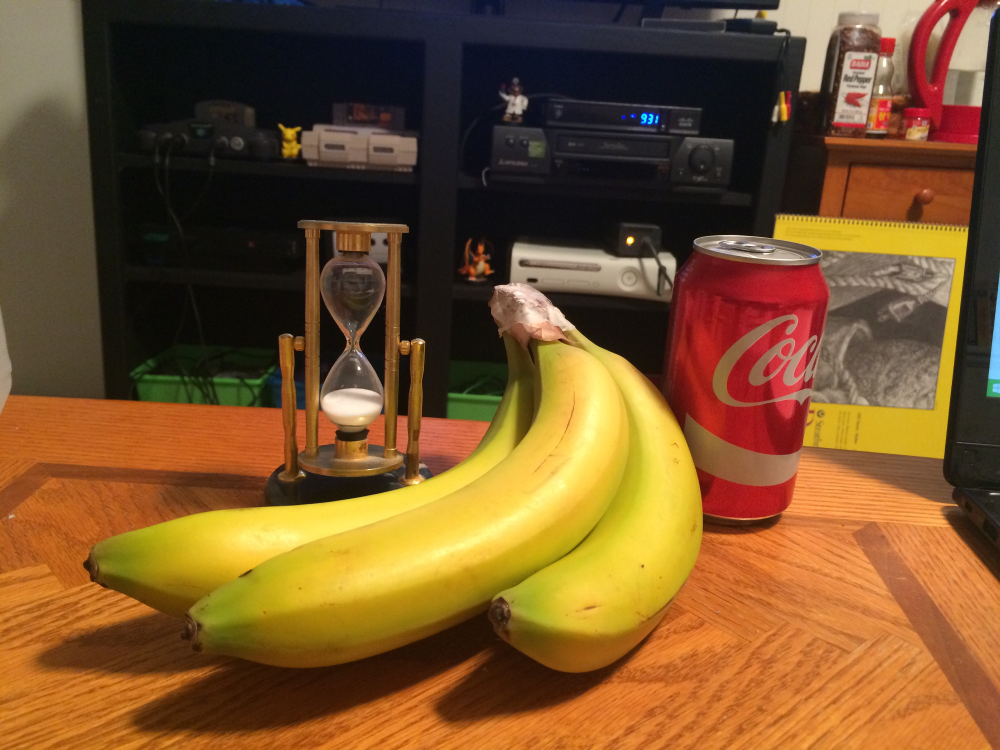
#> input picture CV-Lab/Lab-4/Res/objects.jpg, 3000 x 2250 px (shown at 1/3 size)
$ python q4.py
#> lines starting #> are read from the running program, lines starting #| are printed output that depends on the picture
import numpy as np
import cv2 as cv

img = cv.imread('Res/objects.jpg')
#> img is the input picture: shape (2250, 3000, 3); mean B, G, R 42.8, 83.9, 121.2
img = cv.resize(img, dsize=(img.shape[1] // 4, img.shape[0] // 4))
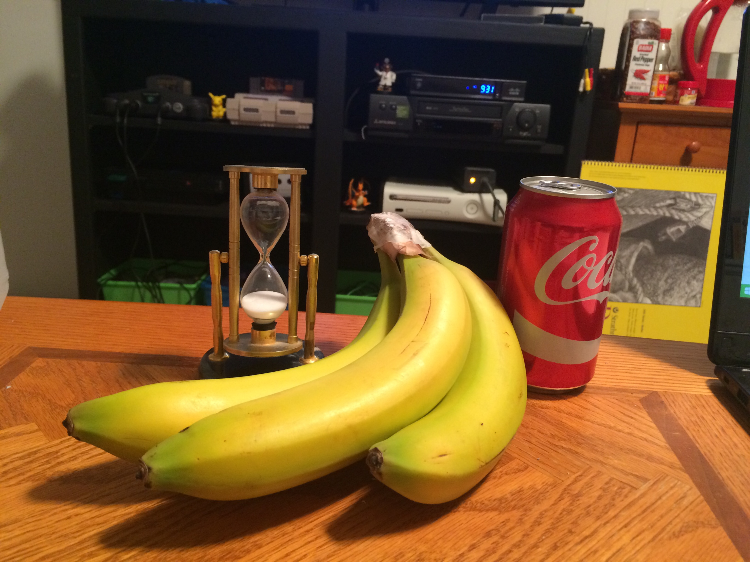
#> img: shape (562, 750, 3); mean B, G, R 42.7, 83.7, 121

cv.imshow('Input', img)
cv.waitKey(0)

Z = img.reshape((-1, 3))

# convert to np.float32
Z = np.float32(Z)

# define criteria, number of clusters(K) and apply kmeans()
criteria = (cv.TERM_CRITERIA_EPS + cv.TERM_CRITERIA_MAX_ITER, 10, 1.0)
K = 5
ret, label, center = cv.kmeans(Z, K, None, criteria, 10, cv.KMEANS_RANDOM_CENTERS)
#> ret = 575034725.4; center = [[135.7, 157.5, 174], [41.91, 113.8, 197.1], [63.45, 193.6, 235.5], [40.98, 68.06, 115.9], [21.65, 23.32, 27.55]]

# Now convert back into uint8, and make original image
center = np.uint8(center)
#> center = [[135, 157, 174], [41, 113, 197], [63, 193, 235], [40, 68, 115], [21, 23, 27]]
res = center[label.flatten()]
res2 = res.reshape((img.shape))
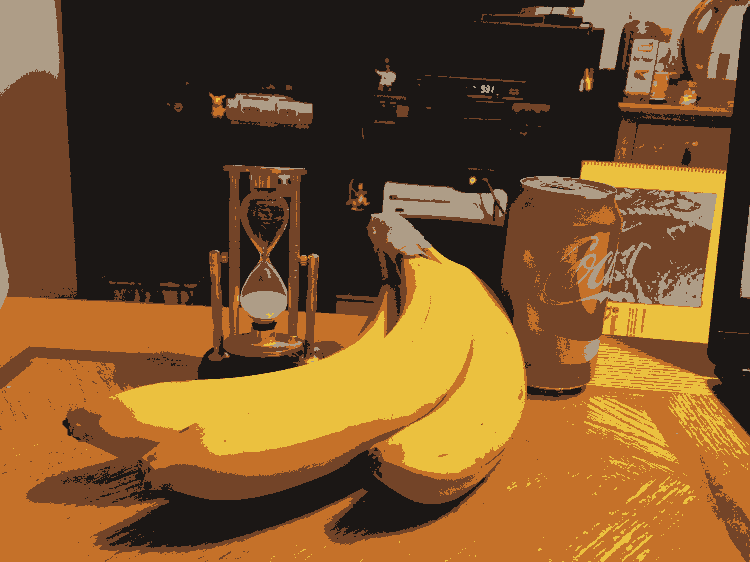
#> res2: shape (562, 750, 3); mean B, G, R 41.9, 83.3, 120.6

cv.imshow('Output', res2)

cv.waitKey(0)
cv.destroyAllWindows()

$ run again, with CV-Lab/Lab-4/Res/city.jpg copied over CV-Lab/Lab-4/Res/objects.jpg
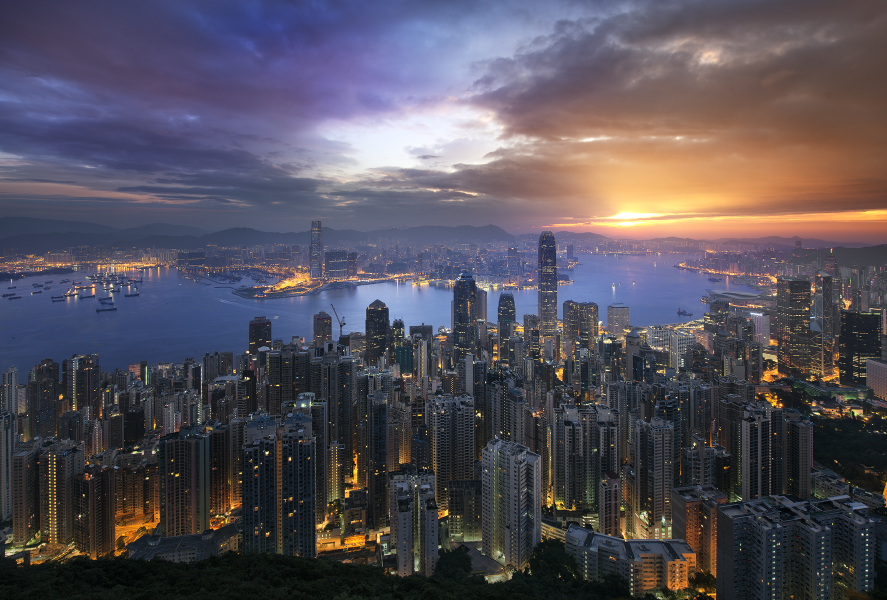
#> input picture CV-Lab/Lab-4/Res/city.jpg, 1774 x 1200 px (shown at 1/2 size)
#> img is the input picture: shape (1200, 1774, 3); mean B, G, R 90.7, 80.5, 85.4
#> `img = cv.resize(img, dsize=(img.shape[1] // 4, img.shape[0] // 4))`:
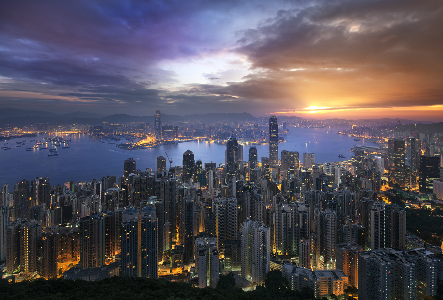
#> img: shape (300, 443, 3); mean B, G, R 90.5, 80.4, 85.3
#> `ret, label, center = cv.kmeans(Z, K, None, criteria, 10, cv.KMEANS_RAN..`: ret = 161470318.6; center = [[35.88, 33.68, 30.97], [210, 188.4, 186.5], [133.1, 105.7, 109.7], [105.9, 150.2, 203.3], [89.2, 72.66, 75.39]]
#> `center = np.uint8(center)`: center = [[35, 33, 30], [210, 188, 186], [133, 105, 109], [105, 150, 203], [89, 72, 75]]
#> `res2 = res.reshape((img.shape))`:
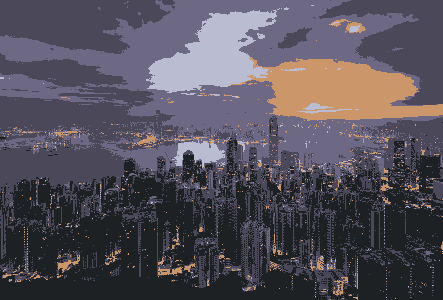
#> res2: shape (300, 443, 3); mean B, G, R 90.1, 79.8, 84.7

$ run again, with CV-Lab/Lab-4/Res/knives.webp saved as CV-Lab/Lab-4/Res/objects.jpg
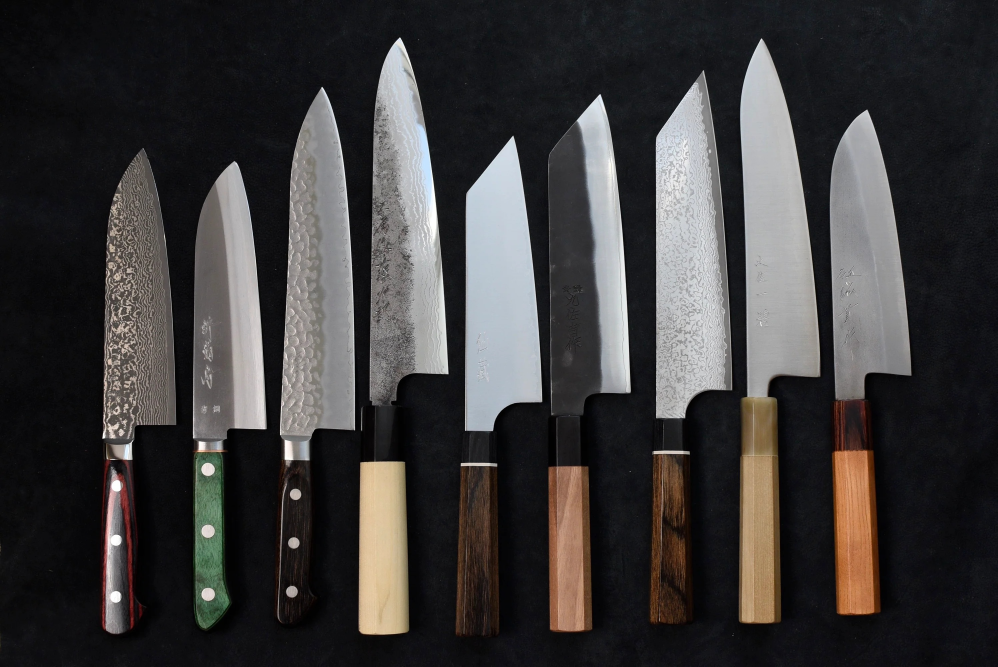
#> input picture CV-Lab/Lab-4/Res/knives.webp, 2992 x 2000 px (shown at 1/3 size)
#> img is the input picture: shape (2000, 2992, 3); mean B, G, R 58.3, 58.3, 60.4
#> `img = cv.resize(img, dsize=(img.shape[1] // 4, img.shape[0] // 4))`:
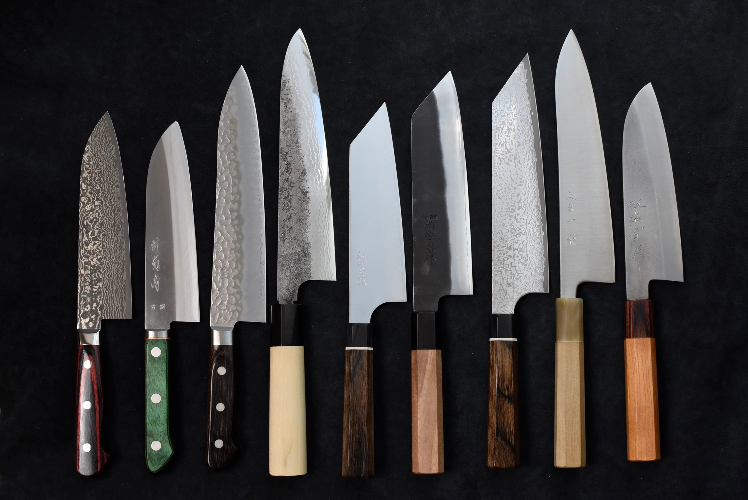
#> img: shape (500, 748, 3); mean B, G, R 58.5, 58.5, 60.6
#> `ret, label, center = cv.kmeans(Z, K, None, criteria, 10, cv.KMEANS_RAN..`: ret = 152951858.9; center = [[93.87, 104.2, 113.7], [47.34, 55.1, 67.28], [18.89, 16.38, 16.39], [194.9, 194.3, 193.3], [139.2, 146.9, 157.1]]
#> `center = np.uint8(center)`: center = [[93, 104, 113], [47, 55, 67], [18, 16, 16], [194, 194, 193], [139, 146, 157]]
#> `res2 = res.reshape((img.shape))`:
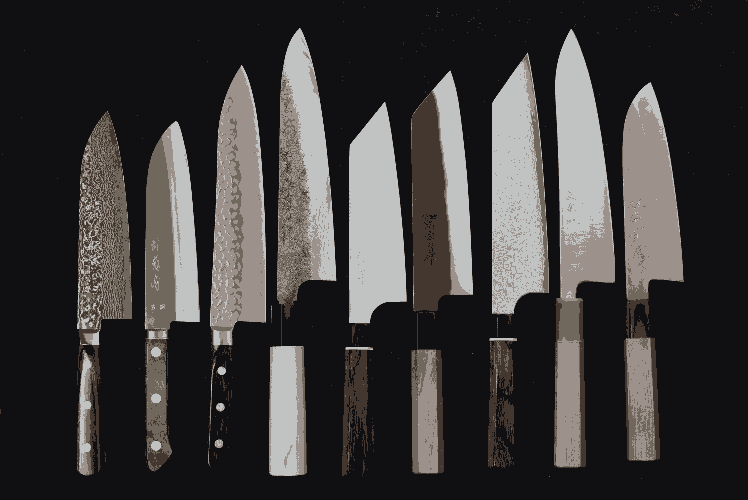
#> res2: shape (500, 748, 3); mean B, G, R 57.7, 58.1, 60.2
